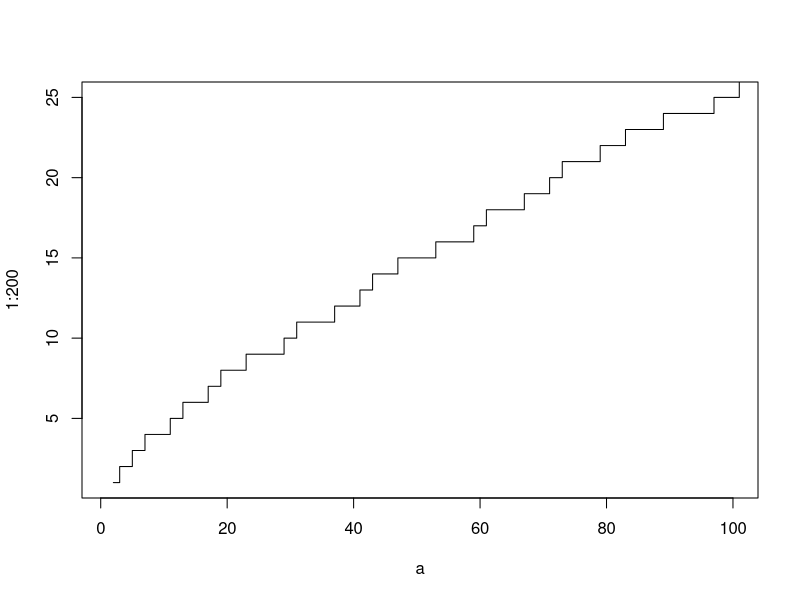

Source code (R): (Note: this script raises an error after producing the figure.)
# renvoie si un nombre est premier ou non
Premier <- function(n) { 
  if(n < 2) return(FALSE) 
  d <- 2 #
  while( d < n) {
    if( n %% d == 0) return(FALSE)
    d <- d + 1
  }
  return(TRUE) }

# N premiers nombres premiers
Npremier <- function(n){
  z <- c()
  d <-2
  while(length(z)!=n){
    if(Premier(d)==TRUE){
      z <- c(z,d)
    }
    d <- d + 1
  }
  return(z)
}


# fonction de répartition des 100 premiers nombres premiers
a <- Npremier(200)
plot(a,1:200,type='s',xlim=c(1,100),ylim=c(1,25))


# fonction R(x) de Riemann
Rx <- function(x){
  rx <- c()
  for(n in 1:50)
    rx <- c(rx,(moebius(n)/n)*li(x^(1/n)))
  return(sum(rx))
}

# valeur de R(x) entre 2 et 201 avec un pas de 0.5
Rx.N <- c()
for(k in seq(2,201,0.5)){
  Rx.N <- c(Rx.N,Rx(k))
}

# correction apporté à pi(x) grâce aux zéros non triviaux de Zêta
correc <- function(x,f){
  rr <- c()
  for(b in 1:length(zz[1:f])){
    for(n in 1:30){
      rr <- c(rr,(moebius(n)*4*(sqrt(x)^(1/n))/log(x))*
                (cos(zz[b]*log(x)/n)+2*zz[b]*sin(zz[b]*log(x)/n))/
                (1+4*(zz[b])^2))
      
    }
  }
  return(sum(rr))
}


# correction apporté à pi(x) grâce aux zéros triviaux de Zêta
triviaux <- function(x){
  rrx <- c()
  for(x in seq(2,201,0.5)){
    rrx <- c(rrx,Rx(x^-2))
  }
  return(rrx)
}

# 3 zéros triviaux suffisent pour avoir une excellente approximation
NmbZerosTriv <- function(ZerosCalcule){
  res <- 0
  for(k in 1:ZerosCalcule){
    res <- res+Re(triviaux(x^k))
  }
  return(res)
}
Triv <- NmbZerosTriv(3)


# nombre de zéros non triviaux que l'on prend 
rescorr <- c()
for(k in seq(2,201,0.5)){
  rescorr <- c(rescorr,correc(k,1)) # correc(k,10), correc(k,50), correc(k,200)
}


# traçage des figures en fonction du nombre de zéros non triviaux pris
ggplot() + geom_step(aes(a,1:200))+ xlim(0,100) + ylim(0,25) + xlab("") + ylab("") +
  theme(axis.line = element_line(colour = "grey18"), panel.background = element_blank(),
        legend.position = c(0.1, 0.96),legend.text = element_text(size = 11),
        legend.key = element_rect(fill = "white")) +
  geom_line(aes(seq(2,201,0.5),Rx.N-Triv-rescorr,colour="π(x)")) + 
  scale_color_manual(name='',breaks=c('π(x)'),
                     values=c('π(x)'='red'))
